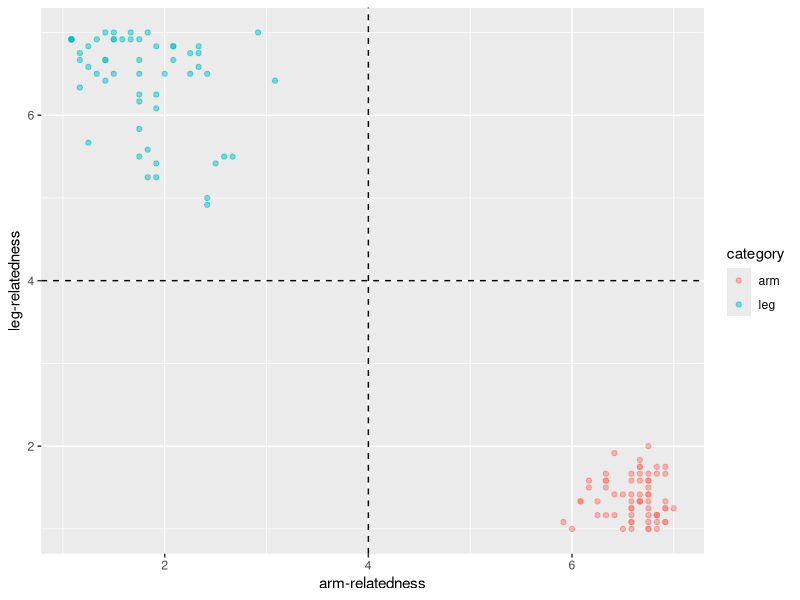
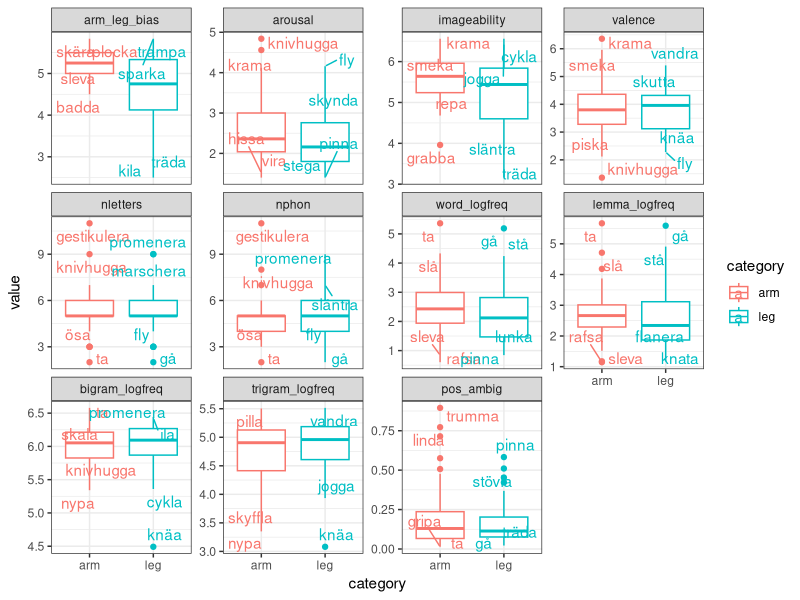
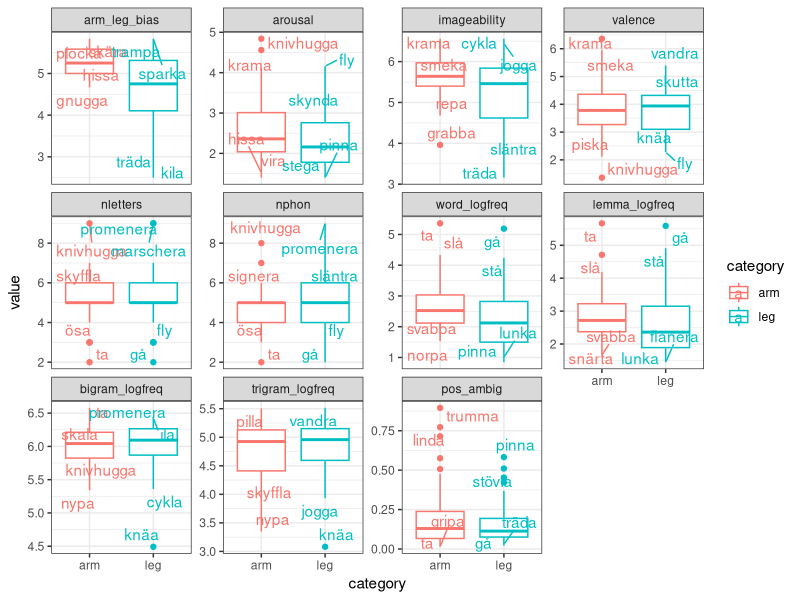
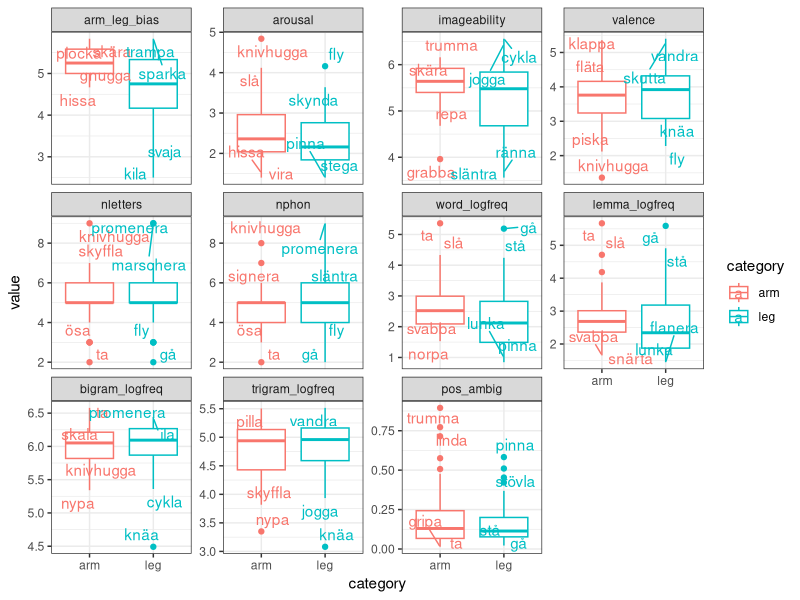
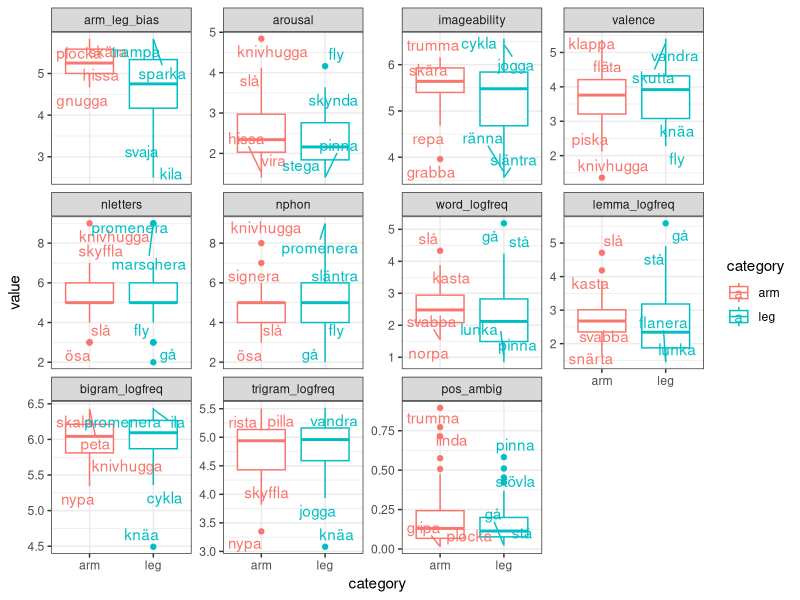
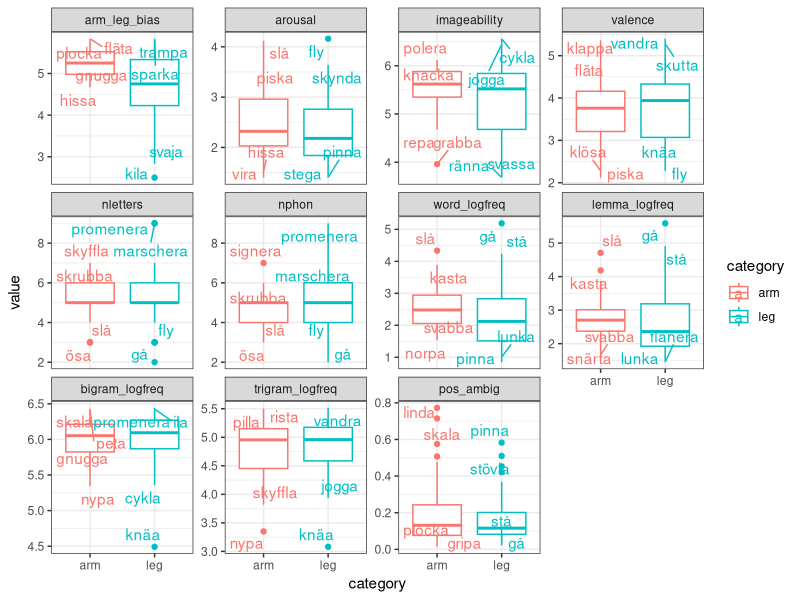

The R script that drew these images, in order: (Note: this script raises an error after producing the figures.)
## ---- chunk 1
library(knitr)
library(ggplot2)
library(ggrepel)
# library(GGally)
library(dplyr)
library(tidyr)
library(readr)  # Improves the base functions for reading data files.
library(purrr)
# library(lme4)
knitr::opts_chunk$set(echo = TRUE, fig.height = 3.5)
## ---- chunk 2
## load data files
# Arm/leg verb bias Swedish (note this already contains average ratings, for
# details about how it was generated, see "norming_analysis.Rmd")
bias <- read_csv("verb-bias_sw_mean.csv")
head(bias)
## ---- chunk 3
# verb norming Swedish: imageability, valence and arousal ratings
# (this processed file is created in "norming_imageability-etc_preprocess.R")
norms <- read_csv("data_verb-norming_swe_ratings.csv")
head(norms)
## ---- chunk 4
# arm/leg words
norms <- left_join(norms, bias %>% select(Word = verb, Category = category))
# the rest are control words
norms[is.na(norms$Category), "Category"] <- "control"
norms$Category <- factor(norms$Category, levels = c("arm", "leg", "control"))
head(norms)
## ---- chunk 5
norms_mean <- norms %>%
  filter(Category != "control") %>% 
  group_by(Word, Category, Task) %>%
  summarise(Rating = mean(Rating))
norms_mean$Category <- factor(norms_mean$Category)
## ---- chunk 6
norms_mean <- spread(norms_mean, Task, Rating)
head(norms_mean, 4)
## ---- chunk 7
stim <- left_join(norms_mean, bias %>% select(Word = verb, Arm : bias_absol))
head(stim, 4)
## ---- chunk 8
freq_word <- read_tsv(
  "frequency_measures/filtered_word_unigram_freqs_sv.tsv", col_names = FALSE
  ) %>%
  rename(Word = X1, word_freq = X2) %>%
  mutate(word_logfreq = log10(word_freq))
head(freq_word)
## ---- chunk 9
stim <- left_join(stim, freq_word %>% select(-word_freq))
head(stim, 4) %>% kable
## ---- chunk 10
freq_lemma <- read_tsv(
  "frequency_measures/filtered_lemma_unigram_freqs_sv.tsv", col_names = FALSE
  ) %>%
  rename(lemma = X1, lemma_freq = X2)
head(freq_lemma)
## ---- chunk 11
# We will trust the parts-of-speech (POS) tagged lemmatization, even if some of
# the POS assignments are probably off. We hope that they are in the right 
# ballpark.
# Divide "lemma" column into the actual lemma and the POS tag (using regular
# expressions (regex), see https://www.regular-expressions.info/rlanguage.html)
freq_lemma$lemma_true <- sub("(.*)_([a-z]*)$", "\\1", freq_lemma$lemma)
freq_lemma$POS <- sub("(.*)_([a-z]*)$", "\\2", freq_lemma$lemma)
head(freq_lemma)
# This is mostly what we want, but it also results in some inaccuracies because
# not all lemmas actually have a tag.
# To illustrate, consider some of the unique values in the POS column:
unique(freq_lemma$POS)[1:12]
# Some of them are clearly not POS tags, but the verbs themselves!
# But it's a pain to sort this out, so let's just ignore those exceptional cases
# and focus on lemmas tagged as verbs. Hopefully this will only remove some
# evenly distributed noise.
freq_verblemmas <- freq_lemma %>% filter(POS == "verb")
## ---- chunk 12
stim <- stim %>%
  left_join(freq_verblemmas %>%
              mutate(lemma_logfreq = log10(lemma_freq)) %>%
              select(Word = lemma_true, lemma_logfreq))
head(stim, 4) %>% kable
## ---- chunk 13
# Select only verb occurrences
gramm_ambig <- freq_lemma %>%
  filter(POS == "verb") %>% select(lemma_true, lemma_freq) %>%
  # join with the overall frequency
  left_join(freq_lemma %>%
              group_by(lemma_true) %>%
              summarise(overall_freq = sum(lemma_freq))
            ) %>%
  mutate(POS_ambig = 1 - lemma_freq / overall_freq)
head(gramm_ambig)
## ---- chunk 14
stim <- stim %>%
  left_join(gramm_ambig %>%
              select(Word = lemma_true, POS_ambig))
head(stim, 4) %>% kable
## ---- chunk 15
# Bigram frequency
bigrams <- read_csv("frequency_measures/word_bigram_freqs_sv.csv")
head(bigrams)
# Trigram frequency
trigrams <- read_csv("frequency_measures/word_trigram_freqs_sv.csv")
head(trigrams)
## ---- chunk 16
stim <- stim %>%
  left_join(bigrams) %>%
  left_join(trigrams)
head(stim, 4) %>% kable
## ---- chunk 17
stim$nletters <- nchar(stim$Word)
## ---- chunk 18
# Phoneme count
phonemes <- read_csv("swe-verbs_phoneme-count.csv")
head(phonemes) %>% kable
## ---- chunk 19
stim <- stim %>%
  left_join(phonemes %>% select(Word = verb, nphon = nb_phonemes))
head(stim, 4) %>% kable
## ---- chunk 20
stim$nletters <- nchar(stim$Word)
## ---- chunk 21
stim <- stim %>% rename(word = Word, category = Category, arm = Arm, leg = Leg,
                        pos_ambig = POS_ambig)
## ---- chunk 22
ggplot(stim, aes(x = arm, y = leg, colour = category)) +
  geom_point(alpha = .5) +
  geom_hline(yintercept = 4, linetype = "dashed") +
  geom_vline(xintercept = 4, linetype = "dashed") +
  xlab("arm-relatedness") +
  ylab("leg-relatedness")
## ---- chunk 23
# From current wide format
kable(head(stim))
# to long format (we also simplify somewhat, removing redundant columns)
stiml <- gather(stim %>%
                  select(- c("arm", "leg", "bias")) %>%
                  rename(arm_leg_bias = bias_absol),
                var, value, arousal : nphon)
kable(head(stiml))
kable(tail(stiml))
## ---- chunk 24
# Choose a meaningful order for plotting the features (rather than alphabetical)
unique(stiml$var)
stiml$var <- factor(
  stiml$var, 
  levels = c("arm_leg_bias", "arousal", "imageability", "valence", "nletters",
             "nphon", "word_logfreq", "lemma_logfreq", "bigram_logfreq", 
             "trigram_logfreq", "pos_ambig"))
## ---- chunk 25
# Modify the data set to plot 2 max and 2 min values per category and variable.
# The input is going to be stiml but without certain rows, so we know its
# column names (i.e., this is not a generic function).
data4plot <- function(df) {
  df$labels <- df$word
  df %>%
    ungroup() %>%
    split(list(.$var, .$category)) %>%
    map(function(d) mutate(d, myrank = rank(value, ties.method = "first"))) %>%
    map(function(d) {
      d$labels[! d$myrank %in% c(1, 2, max(d$myrank), max(d$myrank) - 1)] <- NA
      d
      }) %>%
    bind_rows()
}

# comparison plot
compar_plot <- function(df) {
  p <- ggplot(df, aes(x = category, y = value, colour = category, label = labels)) +
    geom_boxplot() +
    geom_text_repel() +
    facet_wrap(~ var, scales = "free_y") +
    theme_bw()
  print(p)
}

# t-test for each variable. I use the nesting approach from purrr, see
# https://www.rstudio.com/resources/cheatsheets/#purrr
compar_ttest <- function(df) {
  df %>%
    ungroup() %>%
    group_by(var) %>%
    nest() %>%
    mutate(ttest = map(data, function(df) t.test(value ~ category, data = df,
                                                 var.equal = TRUE)),
           estim_arm = map_dbl(ttest, function(x) x$estimate[1]),
           estim_leg = map_dbl(ttest, function(x) x$estimate[2]),
           t  = map_dbl(ttest, "statistic"),
           df = map_dbl(ttest, "parameter"),
           p  = map_dbl(ttest, "p.value")) %>%
    select(-data, -ttest)
}

# wrapper function
compar_wrap <- function (df) {
  df %>% data4plot %>% compar_plot
  compar_ttest(df)
}
## ---- chunk 26
compar_wrap(stiml)
## ---- chunk 27
# Create two dataframes with our current stimuli selection - from them we are
# going to remove some verbs and plot the results + run t-tests iteratively:
sel_l <- stiml  # long format needed for plotting
sel_w <- stim   # wide format needed for looking up extreme values more easily
## ---- chunk 28
extreme_val <- function(categ, var, tail, n = 2, df = sel_w) {
  df <- df %>% filter(category == categ)
  ordered <- df$word[order(df[[var]])]
  l <- list(min = ordered[1 : n],
            max = ordered[(length(ordered) - n + 1) : length(ordered)])
  l[[tail]]
}
# E.g.:
extreme_val("arm", "valence", "min")
extreme_val("leg", "valence", "max")
## ---- chunk 29
# Function to remove words from both sel_l and sel_w
remove_word <- function (categ, var, tail, n = 2, df = sel_w) {
  words2remove <- extreme_val(categ, var, tail, n, df)
  cat(paste("Removing the", n, tail, categ, "words for", var, ":\n"))
  cat(words2remove)
  # The <<- assignment modifies objects in the workspace (bypassing usual scope)
  sel_l <<- sel_l %>% filter(! word %in% words2remove)
  sel_w <<- sel_w %>% filter(! word %in% words2remove)
}
## ---- chunk 30
stim[order(stim$lemma_logfreq), ][1:8, ] %>% kable
## ---- chunk 31
remove_word("arm", "lemma_logfreq", "min", 5)
remove_word("leg", "lemma_logfreq", "min", 1)
## ---- chunk 32
compar_wrap(sel_l)
## ---- chunk 33
remove_word("arm", "imageability", "max", 3)
remove_word("leg", "imageability", "min", 1)
## ---- chunk 34
compar_wrap(sel_l)
## ---- chunk 35
with(unique(sel_l[, c("word", "category")]), table(category))
## ---- chunk 36
remove_word("arm", "word_logfreq", "max", 1)
## ---- chunk 37
compar_wrap(sel_l)
## ---- chunk 38
with(unique(sel_l[, c("word", "category")]), table(category))
## ---- chunk 39
remove_word("arm", "imageability", "max", 4)
remove_word("leg", "imageability", "min", 1)
## ---- chunk 40
compar_wrap(sel_l)
## ---- chunk 41
with(unique(sel_l[, c("word", "category")]), table(category))
## ---- chunk 42
sel_w <- sel_w %>% arrange(category, word)
sel_w %>% kable
## ---- chunk 43
# save to disk:
# verbs
sel_w %>% write_csv("sw_verb_selection_1906.csv")
sel_w %>% write_csv("../1908_sp13_replic_swe/psychopy_exp/stimuli/sw_verb_selection_1906.csv")
# t-test comparison of arm/leg verbs along each variable
compar_ttest(sel_l) %>% write_csv("sw_verb_selection_t-test_1906.csv")
## ---- chunk 44
# Mean and SE for each category and variable (as in SP13 Table 1)
sel_l %>% ungroup() %>% group_by(var, category) %>%
  summarise(M  = mean(value, na.rm = TRUE),
            SD = sd(value, na.rm = TRUE),
            SE = SD / sqrt(n())) %>%
  write_csv("sw_verb_selection_means_SE_1906.csv")
